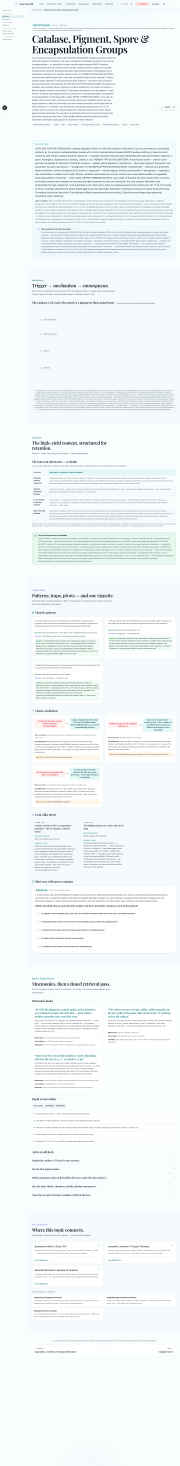
#> input picture docs/qa/m5/full-desktop-light.png, 1440 x 11721 px, found by its file name (shown at 1/8 size); its folder holds 2 pictures in this run
$ python m5-crops.py
#> lines starting #> are read from the running program, lines starting #| are printed output that depends on the picture
#!/usr/bin/env python3
"""M5 element captures (TABLE NOTE — text-anchored crops): the verbatim
trait-directory table (x=257 y=3758, 1150x416) and the mechanism-flow render
(x=256 y=7087, 1152x539), from the 4 full-page captures."""
from PIL import Image
import os
import statistics

QA = "/home/z/kyp-usmle-notes/docs/qa/m5"
VISUALS = [
    ("trait-directory-table", {"x": 257, "y": 3758, "w": 1150, "h": 416}),
    ("mechanism-flow", {"x": 256, "y": 7087, "w": 1152, "h": 539}),
]
THEMES = ["light", "dark"]

for theme in THEMES:
    im = Image.open(f"{QA}/full-desktop-{theme}.png")
#> im is the input picture: PIL image 1440x11721 RGB; mean R, G, B 241.2, 246.5, 247.2
    for name, r in VISUALS:
        box = (int(r["x"]), int(r["y"]), int(r["x"] + r["w"]), int(r["y"] + r["h"]))
        crop = im.crop(box)
        out = f"{QA}/element-{name}-{theme}.png"
        crop.save(out)
        gray = crop.convert("L")
        px = list(gray.getdata())
        sd = statistics.pstdev(px[::37])
        print(f"{os.path.basename(out)}: {crop.size[0]}x{crop.size[1]} stdev={sd:.2f}")
#> this loop made 2 passes
#> sd on passes 1 to 2: 32.05, 37.16
#| element-trait-directory-table-light.png: 1150x416 stdev=32.05
#| element-mechanism-flow-light.png: 1152x539 stdev=37.16
#> pass 1, `crop = im.crop(box)`:
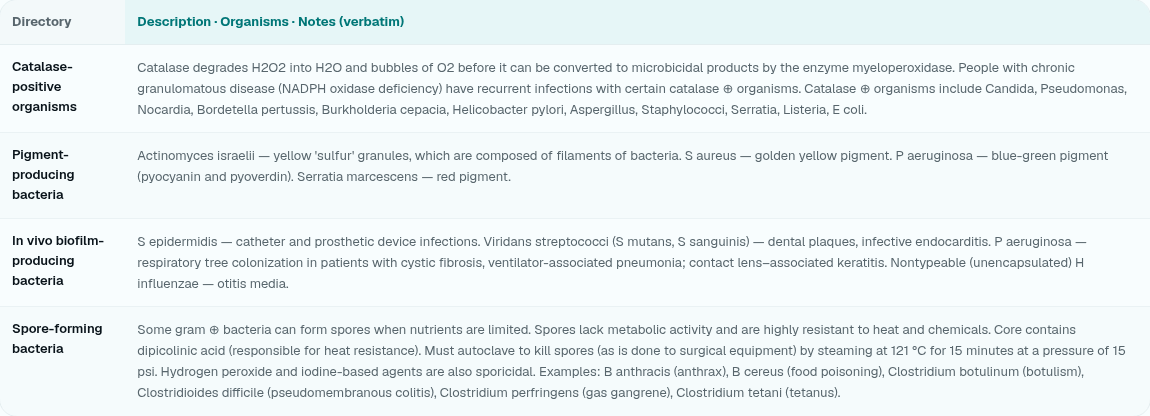
#> crop: PIL image 1150x416 RGB; mean R, G, B 234.7, 241.9, 243.3
#> pass 2, `crop = im.crop(box)`:
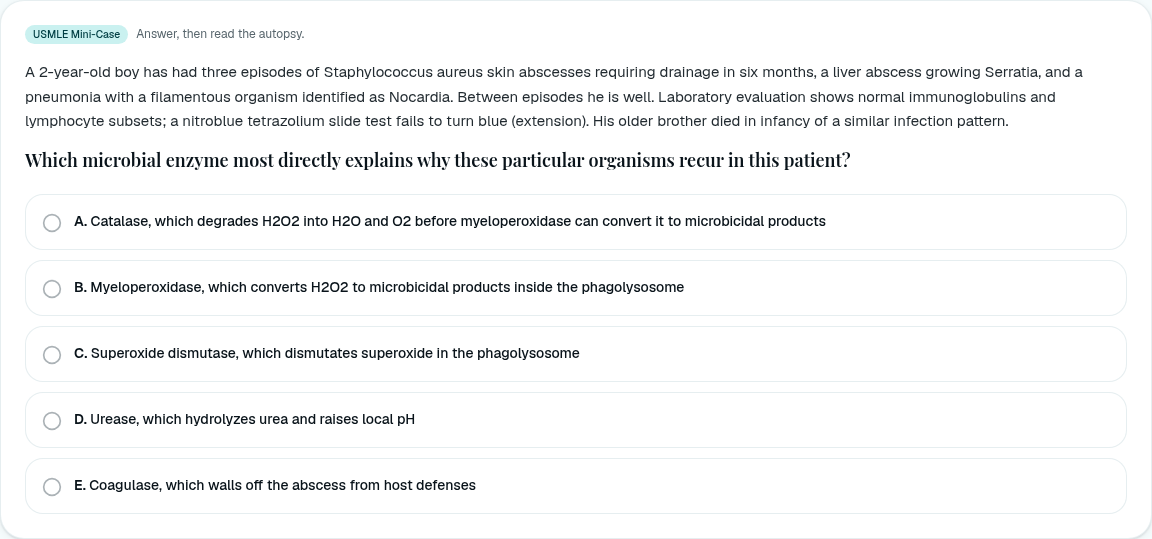
#> crop: PIL image 1152x539 RGB; mean R, G, B 245.9, 246.6, 246.9
#> pass 2 of the loop `for theme in THEMES:`:
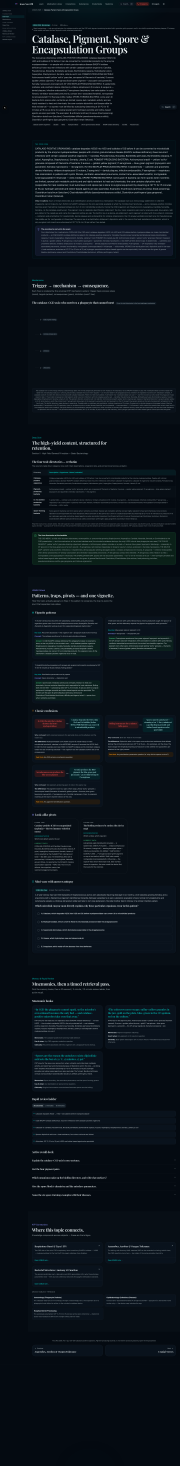
#> input picture docs/qa/m5/full-desktop-dark.png, 1440 x 11721 px, found by its file name (shown at 1/8 size)
#> im is the input picture: PIL image 1440x11721 RGB; mean R, G, B 12, 19.8, 26.8
#> the loop `for name, r in VISUALS:` made 2 passes
#> sd on passes 1 to 2: 31.15, 36.38
#> (printed output is left out)
#> pass 1, `crop = im.crop(box)`:
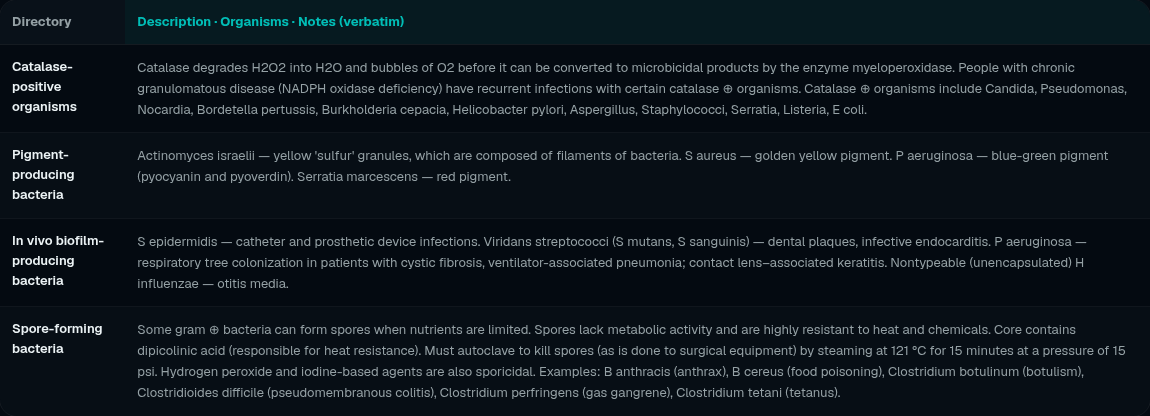
#> crop: PIL image 1150x416 RGB; mean R, G, B 14.5, 23, 29.7
#> pass 2, `crop = im.crop(box)`:
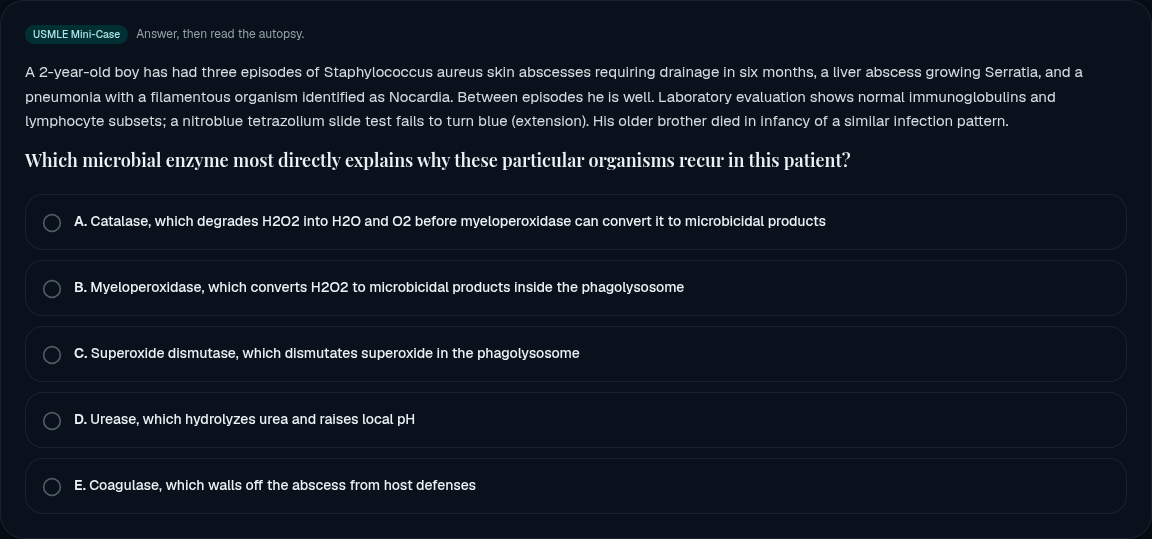
#> crop: PIL image 1152x539 RGB; mean R, G, B 17.5, 26.6, 36.2
print("DONE")
